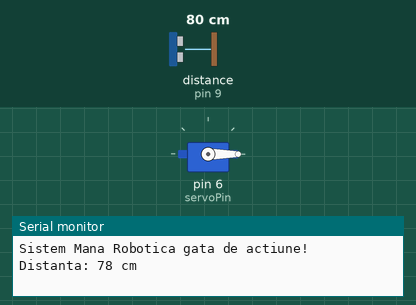
This sketch was run on a simulated Arduino Uno, built with avr-gcc and run on an emulated ATmega328P. Shown: servo, the last lines printed to the serial monitor. Wiring (inferred from the names in the program): ultrasonic range finder: trigger pin 10; echo pin 9. The inputs (shaded band) are chosen by the test bench; at power-on: distance to the obstacle (sensor on pin 9) 80 cm. The echo pulse lasts 58.3 µs per cm.

Above: at 4.9 s.
5.0 s: distance to the obstacle (sensor on pin 9) set to 4 cm
At 6.4 s:
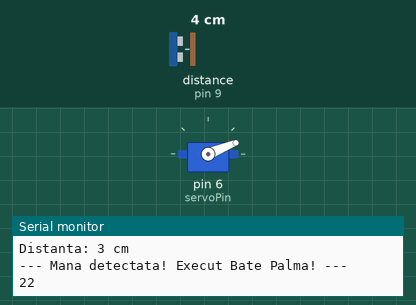
10.9 s: distance to the obstacle (sensor on pin 9) set to 9 cm
At 15.0 s:
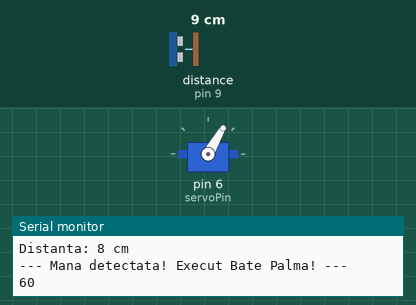
16.8 s: distance to the obstacle (sensor on pin 9) set to 18 cm
At 18.1 s:
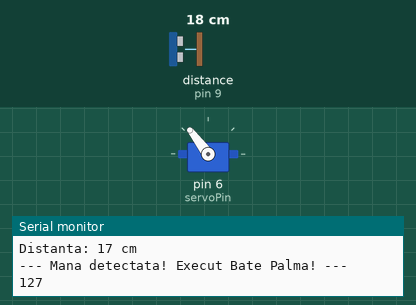
22.7 s: distance to the obstacle (sensor on pin 9) set to 35 cm
Timing chart, 0 to 29.6 s (numbered marks = the images above; inputs shaded):
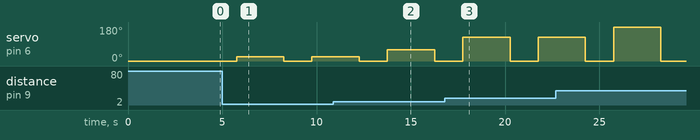

Measured:
- after the input at 5.0 s, servo on pin 6 (servoPin): 0° → 22° after 0.76 s, → 0° 2.5 s later, → 22° 1.5 s later

The sketch:

Raluca_Andreescu.ino
```cpp
  #include <Servo.h>

  const int trigPin = 10;
  const int echoPin = 9;
  const int servoPin = 6;
  int theta;
  const int pi=3.14159265359;
  const int r=8;
  const int pragDistanta = 35;

  Servo manaRobotica;
  long durata;
  int distanta;

  void setup() {

    pinMode(trigPin, OUTPUT);
    pinMode(echoPin, INPUT);


    manaRobotica.attach(servoPin);

    manaRobotica.write(0);
    delay(3750);

    Serial.begin(9600);
    Serial.println("Sistem Mana Robotica gata de actiune!");
  }

  void loop() {

    digitalWrite(trigPin, LOW);
    delayMicroseconds(2);
    digitalWrite(trigPin, HIGH);
    delayMicroseconds(10);
    digitalWrite(trigPin, LOW);


    durata = pulseIn(echoPin, HIGH);
    distanta = durata * 0.034 / 2;

    Serial.print("Distanta: ");
    Serial.print(distanta);
    Serial.println(" cm");

    if (distanta > 0 && distanta <= pragDistanta) {
      Serial.println("--- Mana detectata! Execut Bate Palma! ---");

      theta=(distanta*360)/(2*pi*r);
      Serial.println(theta);
      manaRobotica.write(theta);

      delay(2500);

      manaRobotica.write(0);
      delay(1500);
    } else {

      manaRobotica.write(0);
      delay(2000);
    }
  }
```
